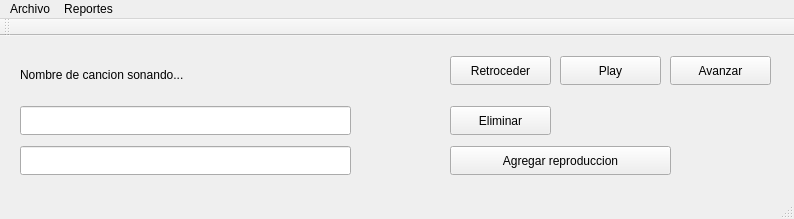
<?xml version="1.0" encoding="UTF-8"?>
<ui version="4.0">
 <class>Principal</class>
 <widget class="QMainWindow" name="Principal">
  <property name="geometry">
   <rect>
    <x>0</x>
    <y>0</y>
    <width>794</width>
    <height>219</height>
   </rect>
  </property>
  <property name="windowTitle">
   <string>Principal</string>
  </property>
  <widget class="QWidget" name="centralWidget">
   <widget class="QPushButton" name="pushButton">
    <property name="geometry">
     <rect>
      <x>560</x>
      <y>20</y>
      <width>101</width>
      <height>29</height>
     </rect>
    </property>
    <property name="text">
     <string>Play</string>
    </property>
   </widget>
   <widget class="QPushButton" name="pushButton_2">
    <property name="geometry">
     <rect>
      <x>670</x>
      <y>20</y>
      <width>101</width>
      <height>29</height>
     </rect>
    </property>
    <property name="text">
     <string>Avanzar</string>
    </property>
   </widget>
   <widget class="QPushButton" name="pushButton_3">
    <property name="geometry">
     <rect>
      <x>450</x>
      <y>20</y>
      <width>101</width>
      <height>29</height>
     </rect>
    </property>
    <property name="text">
     <string>Retroceder</string>
    </property>
   </widget>
   <widget class="QLabel" name="label">
    <property name="geometry">
     <rect>
      <x>20</x>
      <y>30</y>
      <width>331</width>
      <height>17</height>
     </rect>
    </property>
    <property name="text">
     <string>Nombre de cancion sonando...</string>
    </property>
   </widget>
   <widget class="QLineEdit" name="lineEdit">
    <property name="geometry">
     <rect>
      <x>20</x>
      <y>70</y>
      <width>331</width>
      <height>29</height>
     </rect>
    </property>
   </widget>
   <widget class="QPushButton" name="pushButton_4">
    <property name="geometry">
     <rect>
      <x>450</x>
      <y>70</y>
      <width>101</width>
      <height>29</height>
     </rect>
    </property>
    <property name="text">
     <string>Eliminar</string>
    </property>
   </widget>
   <widget class="QPushButton" name="pushButton_5">
    <property name="geometry">
     <rect>
      <x>450</x>
      <y>110</y>
      <width>221</width>
      <height>29</height>
     </rect>
    </property>
    <property name="text">
     <string>Agregar reproduccion</string>
    </property>
   </widget>
   <widget class="QLineEdit" name="lineEdit_2">
    <property name="geometry">
     <rect>
      <x>20</x>
      <y>110</y>
      <width>331</width>
      <height>29</height>
     </rect>
    </property>
   </widget>
  </widget>
  <widget class="QMenuBar" name="menuBar">
   <property name="geometry">
    <rect>
     <x>0</x>
     <y>0</y>
     <width>794</width>
     <height>23</height>
    </rect>
   </property>
   <widget class="QMenu" name="menuArchivo">
    <property name="title">
     <string>Archivo</string>
    </property>
    <addaction name="actionAbrir"/>
   </widget>
   <widget class="QMenu" name="menuReportes">
    <property name="title">
     <string>Reportes</string>
    </property>
    <addaction name="actionBiblioteca"/>
    <addaction name="actionTop_5_Cancion"/>
    <addaction name="actionTop_5_Album"/>
    <addaction name="actionTop_5_Artista"/>
   </widget>
   <addaction name="menuArchivo"/>
   <addaction name="menuReportes"/>
  </widget>
  <widget class="QToolBar" name="mainToolBar">
   <attribute name="toolBarArea">
    <enum>TopToolBarArea</enum>
   </attribute>
   <attribute name="toolBarBreak">
    <bool>false</bool>
   </attribute>
  </widget>
  <widget class="QStatusBar" name="statusBar"/>
  <action name="actionAbrir">
   <property name="text">
    <string>Abrir</string>
   </property>
  </action>
  <action name="actionBiblioteca">
   <property name="text">
    <string>Biblioteca</string>
   </property>
  </action>
  <action name="actionTop_5_Cancion">
   <property name="text">
    <string>Top 5 Cancion</string>
   </property>
  </action>
  <action name="actionTop_5_Album">
   <property name="text">
    <string>Top 5 Album</string>
   </property>
  </action>
  <action name="actionTop_5_Artista">
   <property name="text">
    <string>Top 5 Artista</string>
   </property>
  </action>
 </widget>
 <layoutdefault spacing="6" margin="11"/>
 <resources/>
 <connections/>
</ui>
